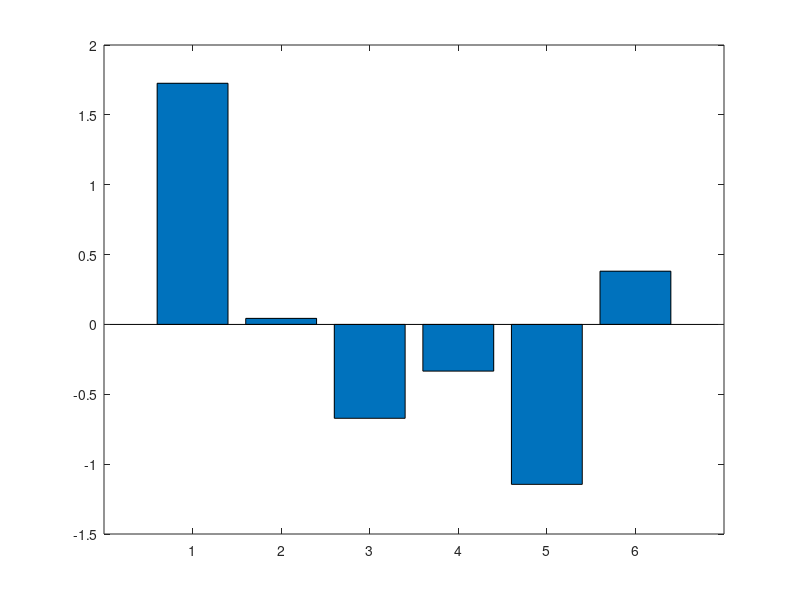

Here is the MATLAB script that generated this plot: (Note: this script raises an error after producing the figure.)
% Demo of the pagerank algorithm, based on code by Cleve Moler
% See also pagerankDemoMoler, pagerankDemoGui, surfer, pagerankpow

%% 6 node web example
i = [ 2 6 3 4 4 5 6 1 1];
j = [ 1 1 2 2 3 3 3 4 6];
n = 6;
G  = sparse(i,j,1,n,n); % sparse n x n matrix with 1's in specified positions

c = sum(G,1);
k = find(c~=0); % non zero outdegree
D = sparse(k,k,1./c(k),n,n);
e = ones(n,1);
I = speye(n,n);
p = 0.85;

% Find the stationary distribution
pi = normalize((I - p*G*D)\e);
fprintf('exact pi\n');  disp(pi(:)')

figure; bar(pi);printPmtkFigure('smallwebPagerank'); 


% Power method
fprintf('pi over time using power method\n');
format compact
pi = e/n;
z = ((1-p)*(c~=0) + (c==0))/n;
A = p*G*D + e*z;
for i=1:10
  pi = normalize(A*pi); 
  disp(pi')
end

% Matrix free power method
[pi,cnt] = pagerankpow(G);
fprintf('matrix free power method\n'); disp(pi(:)')


%% Now run it on the Harvard web site
load harvard500
figure;spy(G);
printPmtkFigure('harvard500spy'); 
tic
[pi,cnt] = pagerankpow(G);
toc
figure;bar(pi);set(gca,'xlim',[-10 510]);set(gca,'ylim',[0 0.02])
printPmtkFigure('harvard500pagerank'); 
[pi,ndx] = sort(pi, 'descend');
celldisp(U(ndx(1:3)))
